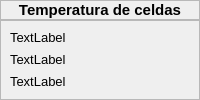
                  <widget class="QWidget" name="page4">
                   <layout class="QVBoxLayout" name="verticalLayout_18">
                    <property name="spacing">
                     <number>0</number>
                    </property>
                    <property name="leftMargin">
                     <number>0</number>
                    </property>
                    <property name="topMargin">
                     <number>0</number>
                    </property>
                    <property name="rightMargin">
                     <number>0</number>
                    </property>
                    <property name="bottomMargin">
                     <number>0</number>
                    </property>
                    <item>
                     <widget class="QFrame" name="frame_inf1_3">
                      <property name="minimumSize">
                       <size>
                        <width>0</width>
                        <height>20</height>
                       </size>
                      </property>
                      <property name="frameShape">
                       <enum>QFrame::StyledPanel</enum>
                      </property>
                      <property name="frameShadow">
                       <enum>QFrame::Raised</enum>
                      </property>
                      <layout class="QHBoxLayout" name="horizontalLayout_6">
                       <property name="spacing">
                        <number>0</number>
                       </property>
                       <property name="leftMargin">
                        <number>0</number>
                       </property>
                       <property name="topMargin">
                        <number>0</number>
                       </property>
                       <property name="rightMargin">
                        <number>0</number>
                       </property>
                       <property name="bottomMargin">
                        <number>0</number>
                       </property>
                       <item>
                        <widget class="QLabel" name="label_info1_3">
                         <property name="font">
                          <font>
                           <family>Arial</family>
                           <pointsize>11</pointsize>
                           <weight>75</weight>
                           <bold>true</bold>
                          </font>
                         </property>
                         <property name="text">
                          <string>Temperatura de celdas</string>
                         </property>
                         <property name="alignment">
                          <set>Qt::AlignCenter</set>
                         </property>
                        </widget>
                       </item>
                      </layout>
                     </widget>
                    </item>
                    <item>
                     <widget class="QFrame" name="frame_inf2_3">
                      <property name="sizePolicy">
                       <sizepolicy hsizetype="Preferred" vsizetype="Expanding">
                        <horstretch>0</horstretch>
                        <verstretch>0</verstretch>
                       </sizepolicy>
                      </property>
                      <property name="frameShape">
                       <enum>QFrame::StyledPanel</enum>
                      </property>
                      <property name="frameShadow">
                       <enum>QFrame::Raised</enum>
                      </property>
                      <layout class="QVBoxLayout" name="verticalLayout_48">
                       <item>
                        <widget class="QLabel" name="label_info4_1">
                         <property name="font">
                          <font>
                           <family>Arial</family>
                           <pointsize>10</pointsize>
                          </font>
                         </property>
                         <property name="text">
                          <string>TextLabel</string>
                         </property>
                         <property name="alignment">
                          <set>Qt::AlignLeading|Qt::AlignLeft|Qt::AlignTop</set>
                         </property>
                        </widget>
                       </item>
                       <item>
                        <widget class="QLabel" name="label_info4_2">
                         <property name="font">
                          <font>
                           <pointsize>10</pointsize>
                          </font>
                         </property>
                         <property name="text">
                          <string>TextLabel</string>
                         </property>
                         <property name="alignment">
                          <set>Qt::AlignLeading|Qt::AlignLeft|Qt::AlignTop</set>
                         </property>
                        </widget>
                       </item>
                       <item>
                        <widget class="QLabel" name="label_info4_3">
                         <property name="font">
                          <font>
                           <pointsize>10</pointsize>
                          </font>
                         </property>
                         <property name="text">
                          <string>TextLabel</string>
                         </property>
                         <property name="alignment">
                          <set>Qt::AlignLeading|Qt::AlignLeft|Qt::AlignTop</set>
                         </property>
                        </widget>
                       </item>
                      </layout>
                     </widget>
                    </item>
                   </layout>
                  </widget>
